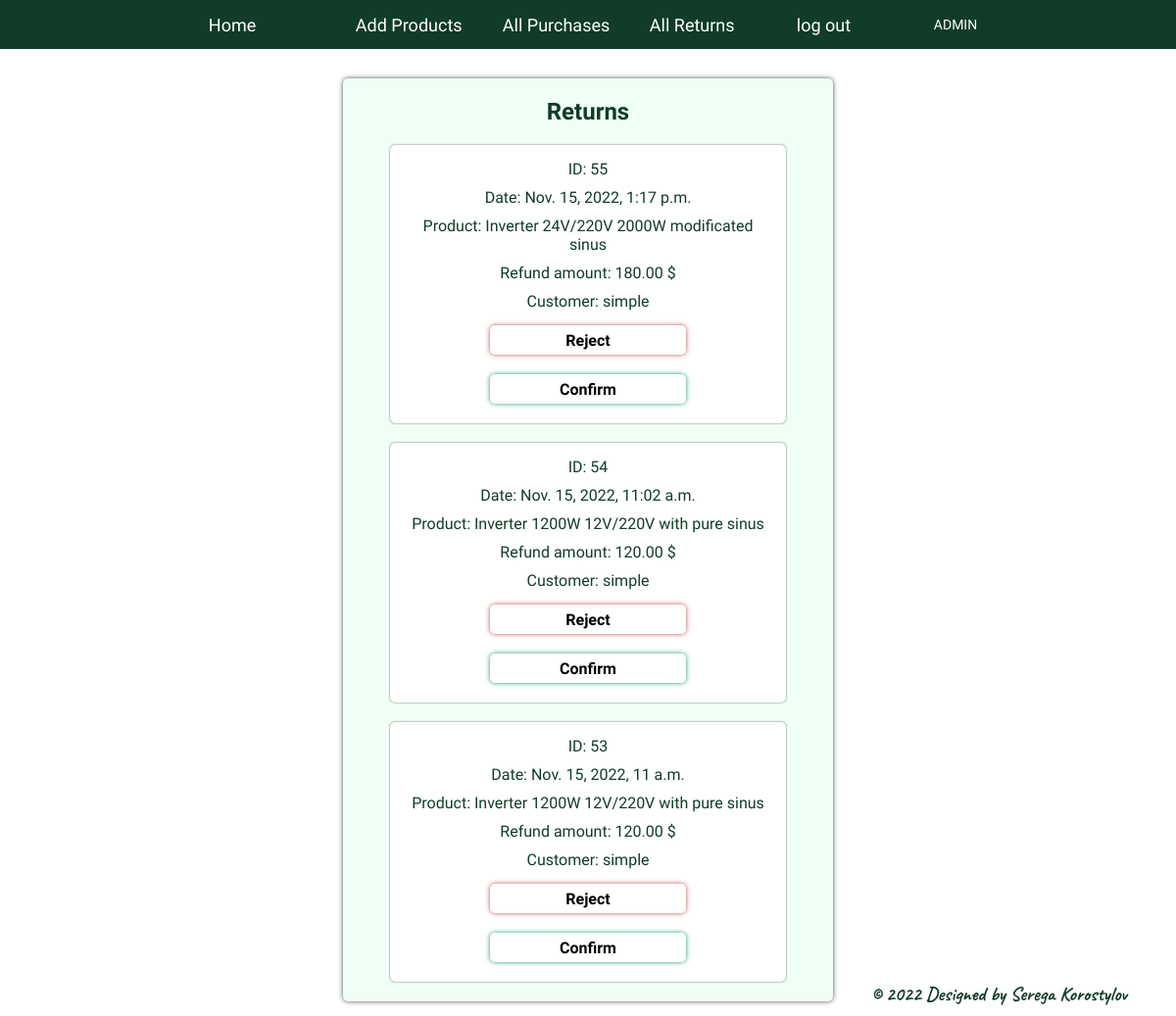
/returns/ (signed in), run on the app's committed database.
### store/models.py (models this page shows)
class ReturnPurchase(models.Model):
    purchase = models.OneToOneField(Purchase, on_delete=models.CASCADE)
    date = models.DateTimeField(auto_now_add=True)
    class Meta:
        ordering = ['-date']
    def __str__(self):
        return f'{self.purchase}'

class Purchase(models.Model):
    customer = models.ForeignKey(MyUser, related_name='purchases', on_delete=models.CASCADE)
    product = models.ForeignKey(Product, on_delete=models.CASCADE)
    quantity = models.PositiveSmallIntegerField()
    date = models.DateTimeField(auto_now_add=True)
    class Meta:
        ordering = ['-date']
        verbose_name = 'purchase'
        verbose_name_plural = 'purchases'
    def __str__(self):
        return f'{self.product}'
    @property
    def purchase_amount(self):
        return self.quantity * self.product.price

class Product(models.Model):
    title = models.CharField(max_length=100)
    image = models.ImageField(upload_to='images', null=True, blank=True)
    description = models.TextField()
    price = models.DecimalField(max_digits=7, decimal_places=2)
    quantity = models.PositiveSmallIntegerField()
    class Meta:
        ordering = ['title']
        verbose_name = 'product'
        verbose_name_plural = 'products'
    def __str__(self):
        return self.title

class MyUser(AbstractUser):
    deposit = models.DecimalField(max_digits=7, decimal_places=2, blank=True, null=True)

### store/views.py (the view)
# urls.py: path('returns/', ReturnListView.as_view(), name='returns'),
class ReturnListView(LoginRequiredMixin, ListView):
    login_url = reverse_lazy('login')
    model = ReturnPurchase
    template_name = 'store/return_purchase.html'
    paginate_by = 3
    def get_queryset(self):
        if not self.request.user.is_superuser:
            queryset = ReturnPurchase.objects.filter(purchase__customer=self.request.user)
            return queryset
        queryset = ReturnPurchase.objects.all()
        return queryset

### store/templates/store/return_purchase.html (shortened to what this page needs)
{% extends 'store/base.html' %}
{% block content %}
    <div class="list">
    <h2>Returns</h2>
    {% for return in  object_list %}
        <div>
            <span>ID: {{ return.id }}</span>
            <span>Date: {{ return.date }}</span>
            <span>Product: {{ return }} {{ return.purchase.product.description }}</span>
            <span>Refund amount: {{ return.purchase.purchase_amount }} $</span>
            {% if user.is_superuser %}
                <span>Customer: {{ return.purchase.customer }}</span>
                <form action="{% url 'delete_return' return.id %}" method="post">
                    <button class="reject" type="submit">Reject</button>
                </form>
                <form action="{% url 'delete_purchase' return.purchase.id %}" method="post">
                    <button class="confirm" type="submit"><span>Confirm</span></button>
                </form>
            {% endif %}
        </div>
    {% endfor %}
    </div>
{% endblock %}

### store/static/store/css/style.css (style rules this page uses)
body { margin: 0; }
.main .list { display: flex; flex-wrap: wrap; justify-content: center; width: 40%; font-family: Play, sans-serif; box-shadow: 0 0 5px #4c4c4f; border-radius: 5px; background: #effff5; margin: 15px 0 15px 0; padding: 10px; }
.main .list > h2 { width: 100%; margin: 10px 0 10px 0; }
.main .list > div { display: flex; flex-wrap: wrap; justify-content: space-evenly; width: 80%; margin: 10px; padding: 10px; box-shadow: 0 0 2px #4c4c4f; border-radius: 5px; background: #ffff; }
.main .list > div > span { width: 100%; margin: 5px; }
.main .list > div > form > button { font-family: Play, sans-serif; font-weight: bold; font-size: 16px; width: 200px; height: 30px; margin: 10px; border-radius: 5px; border: none; }
.confirm { box-shadow: 0 0 5px #179f63; background: #ffff; }
.reject { box-shadow: 0 0 5px #c54c4c; background: #ffff; }

### data on the page
ReturnPurchase: id "55", date "Nov. 15, 2022, 1:17 p.m.", purchase.title "Inverter", purchase.product.description "24V/220V 2000W modificated sinus", purchase.purchase_amount "180.00", purchase.customer "simple"
ReturnPurchase: id "54", date "Nov. 15, 2022, 11:02 a.m.", purchase.title "Inverter", purchase.product.description "1200W 12V/220V with pure sinus", purchase.purchase_amount "120.00", purchase.customer "simple"
ReturnPurchase: id "53", date "Nov. 15, 2022, 11 a.m.", purchase.title "Inverter", purchase.product.description "1200W 12V/220V with pure sinus", purchase.purchase_amount "120.00", purchase.customer "simple"
